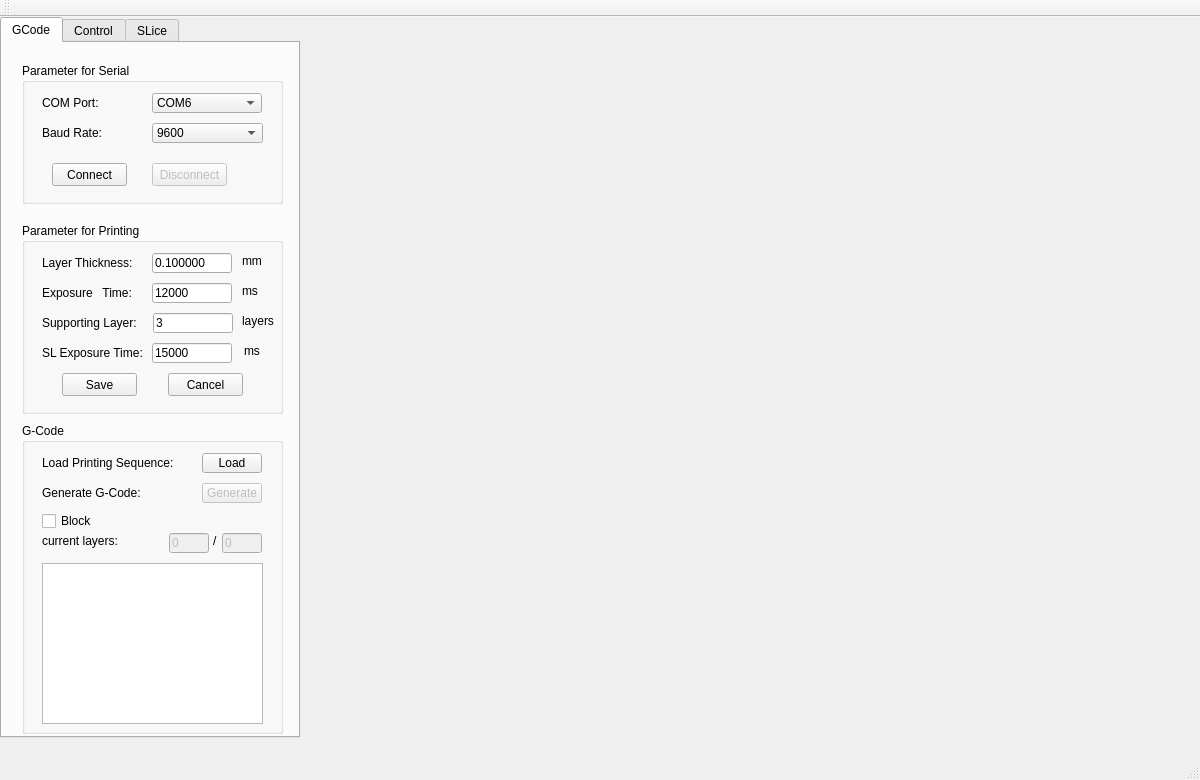
<?xml version="1.0" encoding="UTF-8"?>
<ui version="4.0">
 <class>SLAClass</class>
 <widget class="QMainWindow" name="SLAClass">
  <property name="geometry">
   <rect>
    <x>0</x>
    <y>0</y>
    <width>1200</width>
    <height>780</height>
   </rect>
  </property>
  <property name="windowTitle">
   <string>SLA</string>
  </property>
  <widget class="QWidget" name="centralWidget">
   <widget class="QTabWidget" name="tabWidget">
    <property name="enabled">
     <bool>true</bool>
    </property>
    <property name="geometry">
     <rect>
      <x>0</x>
      <y>0</y>
      <width>300</width>
      <height>721</height>
     </rect>
    </property>
    <property name="currentIndex">
     <number>0</number>
    </property>
    <widget class="QWidget" name="mySetting">
     <attribute name="title">
      <string>GCode</string>
     </attribute>
     <widget class="QGroupBox" name="groupBox">
      <property name="geometry">
       <rect>
        <x>20</x>
        <y>20</y>
        <width>261</width>
        <height>141</height>
       </rect>
      </property>
      <property name="title">
       <string>Parameter for Serial</string>
      </property>
      <widget class="QLabel" name="label">
       <property name="geometry">
        <rect>
         <x>20</x>
         <y>30</y>
         <width>60</width>
         <height>20</height>
        </rect>
       </property>
       <property name="text">
        <string>COM Port:</string>
       </property>
      </widget>
      <widget class="QComboBox" name="cbCom">
       <property name="geometry">
        <rect>
         <x>130</x>
         <y>30</y>
         <width>110</width>
         <height>20</height>
        </rect>
       </property>
       <property name="currentIndex">
        <number>5</number>
       </property>
       <item>
        <property name="text">
         <string>COM1</string>
        </property>
       </item>
       <item>
        <property name="text">
         <string>COM2</string>
        </property>
       </item>
       <item>
        <property name="text">
         <string>COM3</string>
        </property>
       </item>
       <item>
        <property name="text">
         <string>COM4</string>
        </property>
       </item>
       <item>
        <property name="text">
         <string>COM5</string>
        </property>
       </item>
       <item>
        <property name="text">
         <string>COM6</string>
        </property>
       </item>
      </widget>
      <widget class="QLabel" name="label_2">
       <property name="geometry">
        <rect>
         <x>20</x>
         <y>60</y>
         <width>60</width>
         <height>20</height>
        </rect>
       </property>
       <property name="text">
        <string>Baud Rate:</string>
       </property>
      </widget>
      <widget class="QComboBox" name="cbBaudRate">
       <property name="geometry">
        <rect>
         <x>130</x>
         <y>60</y>
         <width>111</width>
         <height>20</height>
        </rect>
       </property>
       <property name="currentIndex">
        <number>1</number>
       </property>
       <item>
        <property name="text">
         <string>1200</string>
        </property>
       </item>
       <item>
        <property name="text">
         <string>9600</string>
        </property>
       </item>
       <item>
        <property name="text">
         <string>19200</string>
        </property>
       </item>
       <item>
        <property name="text">
         <string>38400</string>
        </property>
       </item>
       <item>
        <property name="text">
         <string>57600</string>
        </property>
       </item>
       <item>
        <property name="text">
         <string>115200</string>
        </property>
       </item>
      </widget>
      <widget class="QPushButton" name="btnConnect">
       <property name="geometry">
        <rect>
         <x>30</x>
         <y>100</y>
         <width>75</width>
         <height>23</height>
        </rect>
       </property>
       <property name="text">
        <string>Connect</string>
       </property>
      </widget>
      <widget class="QPushButton" name="btnDisconnect">
       <property name="enabled">
        <bool>false</bool>
       </property>
       <property name="geometry">
        <rect>
         <x>130</x>
         <y>100</y>
         <width>75</width>
         <height>23</height>
        </rect>
       </property>
       <property name="text">
        <string>Disconnect</string>
       </property>
      </widget>
     </widget>
     <widget class="QGroupBox" name="groupBox_3">
      <property name="geometry">
       <rect>
        <x>20</x>
        <y>180</y>
        <width>261</width>
        <height>191</height>
       </rect>
      </property>
      <property name="title">
       <string>Parameter for Printing</string>
      </property>
      <widget class="QLabel" name="label_7">
       <property name="geometry">
        <rect>
         <x>20</x>
         <y>30</y>
         <width>100</width>
         <height>20</height>
        </rect>
       </property>
       <property name="text">
        <string>Layer Thickness:</string>
       </property>
      </widget>
      <widget class="QLineEdit" name="eThickness">
       <property name="geometry">
        <rect>
         <x>130</x>
         <y>30</y>
         <width>80</width>
         <height>20</height>
        </rect>
       </property>
       <property name="text">
        <string>0.100000</string>
       </property>
      </widget>
      <widget class="QLabel" name="label_8">
       <property name="geometry">
        <rect>
         <x>220</x>
         <y>30</y>
         <width>31</width>
         <height>15</height>
        </rect>
       </property>
       <property name="text">
        <string>mm</string>
       </property>
      </widget>
      <widget class="QLabel" name="label_9">
       <property name="geometry">
        <rect>
         <x>20</x>
         <y>60</y>
         <width>91</width>
         <height>20</height>
        </rect>
       </property>
       <property name="text">
        <string>Exposure   Time:</string>
       </property>
      </widget>
      <widget class="QLineEdit" name="eExposuretime">
       <property name="enabled">
        <bool>true</bool>
       </property>
       <property name="geometry">
        <rect>
         <x>130</x>
         <y>60</y>
         <width>80</width>
         <height>20</height>
        </rect>
       </property>
       <property name="text">
        <string>12000</string>
       </property>
      </widget>
      <widget class="QLabel" name="label_10">
       <property name="geometry">
        <rect>
         <x>220</x>
         <y>60</y>
         <width>31</width>
         <height>15</height>
        </rect>
       </property>
       <property name="text">
        <string>ms</string>
       </property>
      </widget>
      <widget class="QLabel" name="label_11">
       <property name="geometry">
        <rect>
         <x>20</x>
         <y>90</y>
         <width>111</width>
         <height>20</height>
        </rect>
       </property>
       <property name="text">
        <string>Supporting Layer:</string>
       </property>
      </widget>
      <widget class="QLineEdit" name="eSupportinglayer">
       <property name="geometry">
        <rect>
         <x>131</x>
         <y>90</y>
         <width>80</width>
         <height>20</height>
        </rect>
       </property>
       <property name="text">
        <string>3</string>
       </property>
      </widget>
      <widget class="QLabel" name="label_12">
       <property name="geometry">
        <rect>
         <x>220</x>
         <y>90</y>
         <width>54</width>
         <height>15</height>
        </rect>
       </property>
       <property name="text">
        <string>layers</string>
       </property>
      </widget>
      <widget class="QLabel" name="label_13">
       <property name="geometry">
        <rect>
         <x>20</x>
         <y>120</y>
         <width>111</width>
         <height>20</height>
        </rect>
       </property>
       <property name="text">
        <string>SL Exposure Time:</string>
       </property>
      </widget>
      <widget class="QLineEdit" name="eSLExposuretime">
       <property name="enabled">
        <bool>true</bool>
       </property>
       <property name="geometry">
        <rect>
         <x>130</x>
         <y>120</y>
         <width>80</width>
         <height>20</height>
        </rect>
       </property>
       <property name="text">
        <string>15000</string>
       </property>
      </widget>
      <widget class="QLabel" name="label_14">
       <property name="geometry">
        <rect>
         <x>222</x>
         <y>120</y>
         <width>30</width>
         <height>15</height>
        </rect>
       </property>
       <property name="text">
        <string>ms</string>
       </property>
      </widget>
      <widget class="QPushButton" name="btnSaveParameter">
       <property name="geometry">
        <rect>
         <x>40</x>
         <y>150</y>
         <width>75</width>
         <height>23</height>
        </rect>
       </property>
       <property name="text">
        <string>Save</string>
       </property>
      </widget>
      <widget class="QPushButton" name="btnCancelParameter">
       <property name="geometry">
        <rect>
         <x>146</x>
         <y>150</y>
         <width>75</width>
         <height>23</height>
        </rect>
       </property>
       <property name="text">
        <string>Cancel</string>
       </property>
      </widget>
     </widget>
     <widget class="QGroupBox" name="groupBox_9">
      <property name="geometry">
       <rect>
        <x>20</x>
        <y>380</y>
        <width>261</width>
        <height>311</height>
       </rect>
      </property>
      <property name="title">
       <string>G-Code</string>
      </property>
      <widget class="QLabel" name="label_33">
       <property name="geometry">
        <rect>
         <x>20</x>
         <y>60</y>
         <width>111</width>
         <height>20</height>
        </rect>
       </property>
       <property name="text">
        <string>Generate G-Code:</string>
       </property>
      </widget>
      <widget class="QPushButton" name="btnGenerate">
       <property name="enabled">
        <bool>false</bool>
       </property>
       <property name="geometry">
        <rect>
         <x>180</x>
         <y>60</y>
         <width>60</width>
         <height>20</height>
        </rect>
       </property>
       <property name="text">
        <string>Generate</string>
       </property>
      </widget>
      <widget class="QLabel" name="label_34">
       <property name="geometry">
        <rect>
         <x>20</x>
         <y>30</y>
         <width>141</width>
         <height>20</height>
        </rect>
       </property>
       <property name="text">
        <string>Load Printing Sequence:</string>
       </property>
      </widget>
      <widget class="QPushButton" name="btnLoad">
       <property name="enabled">
        <bool>true</bool>
       </property>
       <property name="geometry">
        <rect>
         <x>180</x>
         <y>30</y>
         <width>60</width>
         <height>20</height>
        </rect>
       </property>
       <property name="text">
        <string>Load</string>
       </property>
      </widget>
      <widget class="QTextEdit" name="eGCode">
       <property name="enabled">
        <bool>true</bool>
       </property>
       <property name="geometry">
        <rect>
         <x>20</x>
         <y>140</y>
         <width>221</width>
         <height>161</height>
        </rect>
       </property>
      </widget>
      <widget class="QLineEdit" name="eTotalLayer">
       <property name="enabled">
        <bool>false</bool>
       </property>
       <property name="geometry">
        <rect>
         <x>200</x>
         <y>110</y>
         <width>40</width>
         <height>20</height>
        </rect>
       </property>
       <property name="text">
        <string>0</string>
       </property>
      </widget>
      <widget class="QLabel" name="label_18">
       <property name="geometry">
        <rect>
         <x>20</x>
         <y>110</y>
         <width>91</width>
         <height>16</height>
        </rect>
       </property>
       <property name="text">
        <string>current layers:</string>
       </property>
      </widget>
      <widget class="QLineEdit" name="eCurrentLayer">
       <property name="enabled">
        <bool>false</bool>
       </property>
       <property name="geometry">
        <rect>
         <x>147</x>
         <y>110</y>
         <width>40</width>
         <height>20</height>
        </rect>
       </property>
       <property name="text">
        <string>0</string>
       </property>
      </widget>
      <widget class="QLabel" name="label_17">
       <property name="geometry">
        <rect>
         <x>191</x>
         <y>110</y>
         <width>16</width>
         <height>16</height>
        </rect>
       </property>
       <property name="text">
        <string>/</string>
       </property>
      </widget>
      <widget class="QCheckBox" name="cbBlock">
       <property name="geometry">
        <rect>
         <x>20</x>
         <y>90</y>
         <width>71</width>
         <height>16</height>
        </rect>
       </property>
       <property name="text">
        <string>Block</string>
       </property>
      </widget>
     </widget>
    </widget>
    <widget class="QWidget" name="myControl">
     <attribute name="title">
      <string>Control</string>
     </attribute>
     <widget class="QGroupBox" name="groupBox_4">
      <property name="geometry">
       <rect>
        <x>10</x>
        <y>510</y>
        <width>281</width>
        <height>181</height>
       </rect>
      </property>
      <property name="title">
       <string>System Info</string>
      </property>
      <widget class="QTextEdit" name="eInfo">
       <property name="enabled">
        <bool>false</bool>
       </property>
       <property name="geometry">
        <rect>
         <x>10</x>
         <y>20</y>
         <width>251</width>
         <height>151</height>
        </rect>
       </property>
      </widget>
     </widget>
     <widget class="QGroupBox" name="groupBox_5">
      <property name="geometry">
       <rect>
        <x>10</x>
        <y>20</y>
        <width>281</width>
        <height>211</height>
       </rect>
      </property>
      <property name="title">
       <string>Control Part</string>
      </property>
      <widget class="QSlider" name="sliderUp">
       <property name="geometry">
        <rect>
         <x>10</x>
         <y>30</y>
         <width>90</width>
         <height>20</height>
        </rect>
       </property>
       <property name="orientation">
        <enum>Qt::Horizontal</enum>
       </property>
      </widget>
      <widget class="QLineEdit" name="eUp">
       <property name="enabled">
        <bool>false</bool>
       </property>
       <property name="geometry">
        <rect>
         <x>110</x>
         <y>30</y>
         <width>50</width>
         <height>20</height>
        </rect>
       </property>
       <property name="text">
        <string>0</string>
       </property>
      </widget>
      <widget class="QLabel" name="label_21">
       <property name="geometry">
        <rect>
         <x>170</x>
         <y>30</y>
         <width>40</width>
         <height>20</height>
        </rect>
       </property>
       <property name="text">
        <string>mm</string>
       </property>
      </widget>
      <widget class="QPushButton" name="btnUp">
       <property name="enabled">
        <bool>false</bool>
       </property>
       <property name="geometry">
        <rect>
         <x>200</x>
         <y>30</y>
         <width>60</width>
         <height>20</height>
        </rect>
       </property>
       <property name="text">
        <string>UP</string>
       </property>
      </widget>
      <widget class="QSlider" name="sliderDown">
       <property name="geometry">
        <rect>
         <x>10</x>
         <y>60</y>
         <width>90</width>
         <height>20</height>
        </rect>
       </property>
       <property name="orientation">
        <enum>Qt::Horizontal</enum>
       </property>
      </widget>
      <widget class="QPushButton" name="btnDown">
       <property name="enabled">
        <bool>false</bool>
       </property>
       <property name="geometry">
        <rect>
         <x>200</x>
         <y>60</y>
         <width>60</width>
         <height>20</height>
        </rect>
       </property>
       <property name="text">
        <string>DOWN</string>
       </property>
      </widget>
      <widget class="QLineEdit" name="eDown">
       <property name="enabled">
        <bool>false</bool>
       </property>
       <property name="geometry">
        <rect>
         <x>110</x>
         <y>60</y>
         <width>50</width>
         <height>20</height>
        </rect>
       </property>
       <property name="text">
        <string>0</string>
       </property>
      </widget>
      <widget class="QLabel" name="label_22">
       <property name="geometry">
        <rect>
         <x>170</x>
         <y>60</y>
         <width>40</width>
         <height>20</height>
        </rect>
       </property>
       <property name="text">
        <string>mm</string>
       </property>
      </widget>
      <widget class="QPushButton" name="btnUpHome">
       <property name="enabled">
        <bool>false</bool>
       </property>
       <property name="geometry">
        <rect>
         <x>200</x>
         <y>90</y>
         <width>60</width>
         <height>20</height>
        </rect>
       </property>
       <property name="text">
        <string>Up Home</string>
       </property>
      </widget>
      <widget class="QPushButton" name="btnDownHome">
       <property name="enabled">
        <bool>false</bool>
       </property>
       <property name="geometry">
        <rect>
         <x>200</x>
         <y>120</y>
         <width>60</width>
         <height>20</height>
        </rect>
       </property>
       <property name="text">
        <string>Down Home</string>
       </property>
      </widget>
      <widget class="QPushButton" name="btnLeft">
       <property name="enabled">
        <bool>false</bool>
       </property>
       <property name="geometry">
        <rect>
         <x>200</x>
         <y>150</y>
         <width>60</width>
         <height>20</height>
        </rect>
       </property>
       <property name="text">
        <string>Left</string>
       </property>
      </widget>
      <widget class="QPushButton" name="btnRight">
       <property name="enabled">
        <bool>false</bool>
       </property>
       <property name="geometry">
        <rect>
         <x>200</x>
         <y>180</y>
         <width>60</width>
         <height>20</height>
        </rect>
       </property>
       <property name="text">
        <string>Right</string>
       </property>
      </widget>
      <widget class="QLabel" name="label_23">
       <property name="geometry">
        <rect>
         <x>10</x>
         <y>90</y>
         <width>101</width>
         <height>20</height>
        </rect>
       </property>
       <property name="text">
        <string>Go to top layer:</string>
       </property>
      </widget>
      <widget class="QLabel" name="label_24">
       <property name="geometry">
        <rect>
         <x>10</x>
         <y>120</y>
         <width>111</width>
         <height>20</height>
        </rect>
       </property>
       <property name="text">
        <string>Go to ottom layer:</string>
       </property>
      </widget>
      <widget class="QLabel" name="label_25">
       <property name="geometry">
        <rect>
         <x>10</x>
         <y>150</y>
         <width>111</width>
         <height>20</height>
        </rect>
       </property>
       <property name="text">
        <string>Go to left:</string>
       </property>
      </widget>
      <widget class="QLabel" name="label_26">
       <property name="geometry">
        <rect>
         <x>10</x>
         <y>180</y>
         <width>111</width>
         <height>20</height>
        </rect>
       </property>
       <property name="text">
        <string>Go to right:</string>
       </property>
      </widget>
     </widget>
     <widget class="QGroupBox" name="groupBox_6">
      <property name="geometry">
       <rect>
        <x>10</x>
        <y>360</y>
        <width>281</width>
        <height>141</height>
       </rect>
      </property>
      <property name="title">
       <string>Printing</string>
      </property>
      <widget class="QLabel" name="label_27">
       <property name="geometry">
        <rect>
         <x>20</x>
         <y>20</y>
         <width>111</width>
         <height>20</height>
        </rect>
       </property>
       <property name="text">
        <string>Start:</string>
       </property>
      </widget>
      <widget class="QLabel" name="label_28">
       <property name="geometry">
        <rect>
         <x>20</x>
         <y>50</y>
         <width>111</width>
         <height>20</height>
        </rect>
       </property>
       <property name="text">
        <string>Stop:</string>
       </property>
      </widget>
      <widget class="QLabel" name="label_29">
       <property name="geometry">
        <rect>
         <x>20</x>
         <y>80</y>
         <width>51</width>
         <height>20</height>
        </rect>
       </property>
       <property name="text">
        <string>Pause:</string>
       </property>
      </widget>
      <widget class="QLabel" name="label_30">
       <property name="geometry">
        <rect>
         <x>20</x>
         <y>110</y>
         <width>61</width>
         <height>20</height>
        </rect>
       </property>
       <property name="text">
        <string>Continue:</string>
       </property>
      </widget>
      <widget class="QPushButton" name="btnStart">
       <property name="enabled">
        <bool>false</bool>
       </property>
       <property name="geometry">
        <rect>
         <x>200</x>
         <y>20</y>
         <width>60</width>
         <height>20</height>
        </rect>
       </property>
       <property name="text">
        <string>Start</string>
       </property>
      </widget>
      <widget class="QPushButton" name="btnStop">
       <property name="enabled">
        <bool>false</bool>
       </property>
       <property name="geometry">
        <rect>
         <x>200</x>
         <y>50</y>
         <width>60</width>
         <height>20</height>
        </rect>
       </property>
       <property name="text">
        <string>Stop</string>
       </property>
      </widget>
      <widget class="QPushButton" name="btnPause">
       <property name="enabled">
        <bool>false</bool>
       </property>
       <property name="geometry">
        <rect>
         <x>200</x>
         <y>80</y>
         <width>60</width>
         <height>20</height>
        </rect>
       </property>
       <property name="text">
        <string>Pause</string>
       </property>
      </widget>
      <widget class="QPushButton" name="btnContinue">
       <property name="enabled">
        <bool>false</bool>
       </property>
       <property name="geometry">
        <rect>
         <x>200</x>
         <y>110</y>
         <width>60</width>
         <height>20</height>
        </rect>
       </property>
       <property name="text">
        <string>Continue</string>
       </property>
      </widget>
     </widget>
     <widget class="QGroupBox" name="groupBox_7">
      <property name="geometry">
       <rect>
        <x>10</x>
        <y>240</y>
        <width>281</width>
        <height>111</height>
       </rect>
      </property>
      <property name="title">
       <string>Projector</string>
      </property>
      <widget class="QPushButton" name="btnStartProjector">
       <property name="geometry">
        <rect>
         <x>200</x>
         <y>30</y>
         <width>61</width>
         <height>23</height>
        </rect>
       </property>
       <property name="text">
        <string>Open</string>
       </property>
      </widget>
      <widget class="QPushButton" name="btnEndProjector">
       <property name="geometry">
        <rect>
         <x>200</x>
         <y>70</y>
         <width>61</width>
         <height>23</height>
        </rect>
       </property>
       <property name="text">
        <string>Close</string>
       </property>
      </widget>
      <widget class="QLabel" name="label_35">
       <property name="geometry">
        <rect>
         <x>20</x>
         <y>30</y>
         <width>111</width>
         <height>20</height>
        </rect>
       </property>
       <property name="text">
        <string>Open Projector:</string>
       </property>
      </widget>
      <widget class="QLabel" name="label_36">
       <property name="geometry">
        <rect>
         <x>20</x>
         <y>70</y>
         <width>111</width>
         <height>20</height>
        </rect>
       </property>
       <property name="text">
        <string>CLose Projector:</string>
       </property>
      </widget>
     </widget>
    </widget>
    <widget class="QWidget" name="tab_2">
     <attribute name="title">
      <string>SLice</string>
     </attribute>
     <widget class="QGroupBox" name="groupBox_10">
      <property name="geometry">
       <rect>
        <x>20</x>
        <y>30</y>
        <width>261</width>
        <height>211</height>
       </rect>
      </property>
      <property name="title">
       <string>Model</string>
      </property>
      <widget class="QPushButton" name="btnSlice">
       <property name="enabled">
        <bool>false</bool>
       </property>
       <property name="geometry">
        <rect>
         <x>180</x>
         <y>60</y>
         <width>60</width>
         <height>20</height>
        </rect>
       </property>
       <property name="text">
        <string>SLice</string>
       </property>
      </widget>
      <widget class="QLabel" name="label_38">
       <property name="geometry">
        <rect>
         <x>20</x>
         <y>30</y>
         <width>111</width>
         <height>20</height>
        </rect>
       </property>
       <property name="text">
        <string>Load 3-D Model:</string>
       </property>
      </widget>
      <widget class="QPushButton" name="btnLoadModel">
       <property name="enabled">
        <bool>true</bool>
       </property>
       <property name="geometry">
        <rect>
         <x>180</x>
         <y>30</y>
         <width>60</width>
         <height>20</height>
        </rect>
       </property>
       <property name="text">
        <string>Load</string>
       </property>
      </widget>
      <widget class="QLabel" name="label_41">
       <property name="geometry">
        <rect>
         <x>220</x>
         <y>120</y>
         <width>30</width>
         <height>15</height>
        </rect>
       </property>
       <property name="text">
        <string>%</string>
       </property>
      </widget>
      <widget class="QLabel" name="label_42">
       <property name="geometry">
        <rect>
         <x>20</x>
         <y>120</y>
         <width>54</width>
         <height>20</height>
        </rect>
       </property>
       <property name="text">
        <string>Sclae:</string>
       </property>
      </widget>
      <widget class="QLineEdit" name="eScaleRate">
       <property name="geometry">
        <rect>
         <x>179</x>
         <y>120</y>
         <width>31</width>
         <height>20</height>
        </rect>
       </property>
       <property name="text">
        <string>100</string>
       </property>
      </widget>
      <widget class="QLabel" name="label_43">
       <property name="geometry">
        <rect>
         <x>20</x>
         <y>150</y>
         <width>54</width>
         <height>20</height>
        </rect>
       </property>
       <property name="text">
        <string>Rotate:</string>
       </property>
      </widget>
      <widget class="QLabel" name="label_44">
       <property name="geometry">
        <rect>
         <x>80</x>
         <y>150</y>
         <width>161</width>
         <height>20</height>
        </rect>
       </property>
       <property name="text">
        <string>x:       y:        z:</string>
       </property>
      </widget>
      <widget class="QLineEdit" name="eRx">
       <property name="geometry">
        <rect>
         <x>91</x>
         <y>150</y>
         <width>31</width>
         <height>20</height>
        </rect>
       </property>
       <property name="text">
        <string>0</string>
       </property>
      </widget>
      <widget class="QLineEdit" name="eRy">
       <property name="geometry">
        <rect>
         <x>210</x>
         <y>150</y>
         <width>31</width>
         <height>20</height>
        </rect>
       </property>
       <property name="text">
        <string>0</string>
       </property>
      </widget>
      <widget class="QLineEdit" name="eMz">
       <property name="geometry">
        <rect>
         <x>150</x>
         <y>180</y>
         <width>31</width>
         <height>20</height>
        </rect>
       </property>
       <property name="text">
        <string>0</string>
       </property>
      </widget>
      <widget class="QLabel" name="label_46">
       <property name="geometry">
        <rect>
         <x>80</x>
         <y>180</y>
         <width>141</width>
         <height>20</height>
        </rect>
       </property>
       <property name="text">
        <string>x:       y:        z:</string>
       </property>
      </widget>
      <widget class="QLineEdit" name="eMx">
       <property name="geometry">
        <rect>
         <x>91</x>
         <y>180</y>
         <width>31</width>
         <height>20</height>
        </rect>
       </property>
       <property name="text">
        <string>0</string>
       </property>
      </widget>
      <widget class="QLabel" name="label_45">
       <property name="geometry">
        <rect>
         <x>20</x>
         <y>180</y>
         <width>54</width>
         <height>20</height>
        </rect>
       </property>
       <property name="text">
        <string>Move:</string>
       </property>
      </widget>
      <widget class="QLabel" name="label_16">
       <property name="geometry">
        <rect>
         <x>20</x>
         <y>90</y>
         <width>100</width>
         <height>20</height>
        </rect>
       </property>
       <property name="text">
        <string>Slice Thickness:</string>
       </property>
      </widget>
      <widget class="QLineEdit" name="eSliceThickness">
       <property name="geometry">
        <rect>
         <x>130</x>
         <y>90</y>
         <width>80</width>
         <height>20</height>
        </rect>
       </property>
       <property name="text">
        <string>0.1</string>
       </property>
      </widget>
      <widget class="QLabel" name="label_15">
       <property name="geometry">
        <rect>
         <x>220</x>
         <y>90</y>
         <width>31</width>
         <height>15</height>
        </rect>
       </property>
       <property name="text">
        <string>mm</string>
       </property>
      </widget>
      <widget class="QCheckBox" name="cbFill">
       <property name="geometry">
        <rect>
         <x>20</x>
         <y>60</y>
         <width>71</width>
         <height>16</height>
        </rect>
       </property>
       <property name="text">
        <string>Fill</string>
       </property>
      </widget>
      <widget class="QLineEdit" name="eRz">
       <property name="geometry">
        <rect>
         <x>150</x>
         <y>150</y>
         <width>31</width>
         <height>20</height>
        </rect>
       </property>
       <property name="text">
        <string>0</string>
       </property>
      </widget>
      <widget class="QLineEdit" name="eMy">
       <property name="geometry">
        <rect>
         <x>210</x>
         <y>180</y>
         <width>31</width>
         <height>20</height>
        </rect>
       </property>
       <property name="text">
        <string>0</string>
       </property>
      </widget>
     </widget>
    </widget>
   </widget>
  </widget>
  <widget class="QMenuBar" name="menuBar">
   <property name="geometry">
    <rect>
     <x>0</x>
     <y>0</y>
     <width>1200</width>
     <height>23</height>
    </rect>
   </property>
  </widget>
  <widget class="QToolBar" name="mainToolBar">
   <attribute name="toolBarArea">
    <enum>TopToolBarArea</enum>
   </attribute>
   <attribute name="toolBarBreak">
    <bool>false</bool>
   </attribute>
  </widget>
  <widget class="QStatusBar" name="statusBar"/>
 </widget>
 <layoutdefault spacing="6" margin="11"/>
 <resources>
  <include location="sla.qrc"/>
 </resources>
 <connections/>
</ui>
